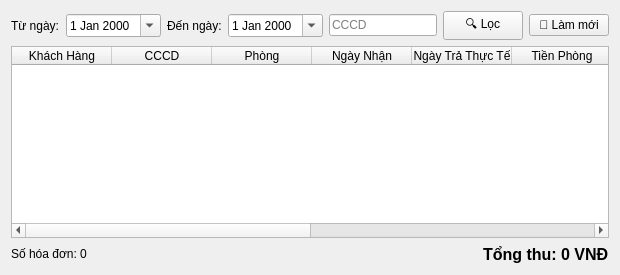
      <widget class="QWidget" name="tabHistory">
       <attribute name="title">
        <string>🧾 Lịch Sử Thanh Toán</string>
       </attribute>
       <layout class="QVBoxLayout" name="tab5MainLayout">
        <item>
         <layout class="QHBoxLayout" name="historyFilterLayout">
          <item>
           <widget class="QLabel" name="lblHistoryFrom">
            <property name="text">
             <string>Từ ngày:</string>
            </property>
           </widget>
          </item>
          <item>
           <widget class="QDateEdit" name="dtHistoryFrom">
            <property name="calendarPopup">
             <bool>true</bool>
            </property>
           </widget>
          </item>
          <item>
           <widget class="QLabel" name="lblHistoryTo">
            <property name="text">
             <string>Đến ngày:</string>
            </property>
           </widget>
          </item>
          <item>
           <widget class="QDateEdit" name="dtHistoryTo">
            <property name="calendarPopup">
             <bool>true</bool>
            </property>
           </widget>
          </item>
          <item>
           <widget class="QLineEdit" name="txtSearchHistory">
            <property name="placeholderText">
             <string>CCCD</string>
            </property>
           </widget>
          </item>
          <item>
           <widget class="QPushButton" name="btnFilterHistory">
            <property name="text">
             <string>🔍 Lọc</string>
            </property>
           </widget>
          </item>
          <item>
           <widget class="QPushButton" name="btnRefreshHistory">
            <property name="text">
             <string>🔄 Làm mới</string>
            </property>
           </widget>
          </item>
         </layout>
        </item>
        <item>
         <widget class="QTableWidget" name="tableHistory">
          <property name="editTriggers">
           <set>QAbstractItemView::EditTrigger::NoEditTriggers</set>
          </property>
          <property name="alternatingRowColors">
           <bool>true</bool>
          </property>
          <property name="selectionBehavior">
           <enum>QAbstractItemView::SelectionBehavior::SelectRows</enum>
          </property>
          <attribute name="horizontalHeaderStretchLastSection">
           <bool>true</bool>
          </attribute>
          <column>
           <property name="text">
            <string>Khách Hàng</string>
           </property>
          </column>
          <column>
           <property name="text">
            <string>CCCD</string>
           </property>
          </column>
          <column>
           <property name="text">
            <string>Phòng</string>
           </property>
          </column>
          <column>
           <property name="text">
            <string>Ngày Nhận</string>
           </property>
          </column>
          <column>
           <property name="text">
            <string>Ngày Trả Thực Tế</string>
           </property>
          </column>
          <column>
           <property name="text">
            <string>Tiền Phòng</string>
           </property>
          </column>
          <column>
           <property name="text">
            <string>Tiền Dịch Vụ</string>
           </property>
          </column>
          <column>
           <property name="text">
            <string>Giảm Giá (%)</string>
           </property>
          </column>
          <column>
           <property name="text">
            <string>Tổng Thanh Toán</string>
           </property>
          </column>
          <column>
           <property name="text">
            <string>Phương Thức</string>
           </property>
          </column>
         </widget>
        </item>
        <item>
         <layout class="QHBoxLayout" name="historyFooterLayout">
          <item>
           <widget class="QLabel" name="lblHistoryCount">
            <property name="text">
             <string>Số hóa đơn: 0</string>
            </property>
           </widget>
          </item>
          <item>
           <spacer name="spacerTab5">
            <property name="orientation">
             <enum>Qt::Orientation::Horizontal</enum>
            </property>
            <property name="sizeHint" stdset="0">
             <size>
              <width>40</width>
              <height>20</height>
             </size>
            </property>
           </spacer>
          </item>
          <item>
           <widget class="QLabel" name="lblHistoryTotal">
            <property name="font">
             <font>
              <pointsize>12</pointsize>
              <bold>true</bold>
             </font>
            </property>
            <property name="text">
             <string>Tổng thu: 0 VNĐ</string>
            </property>
           </widget>
          </item>
         </layout>
        </item>
       </layout>
      </widget>
